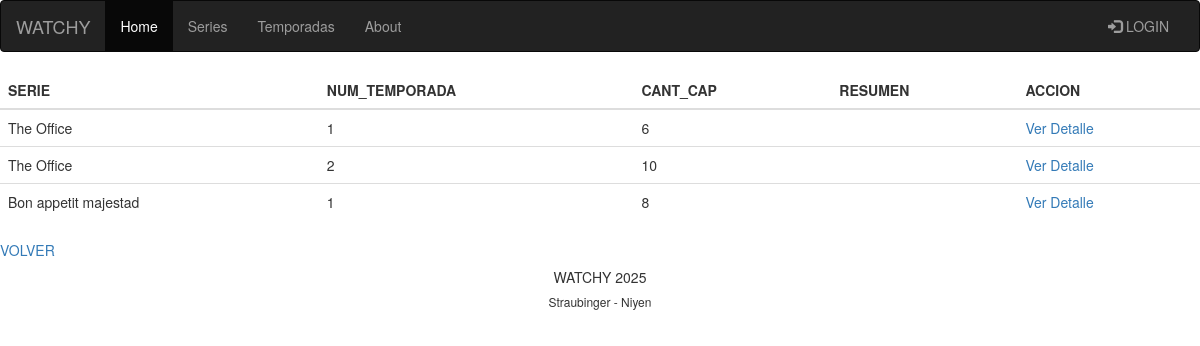
/temporadas, run on an earlier commit of the app's database.
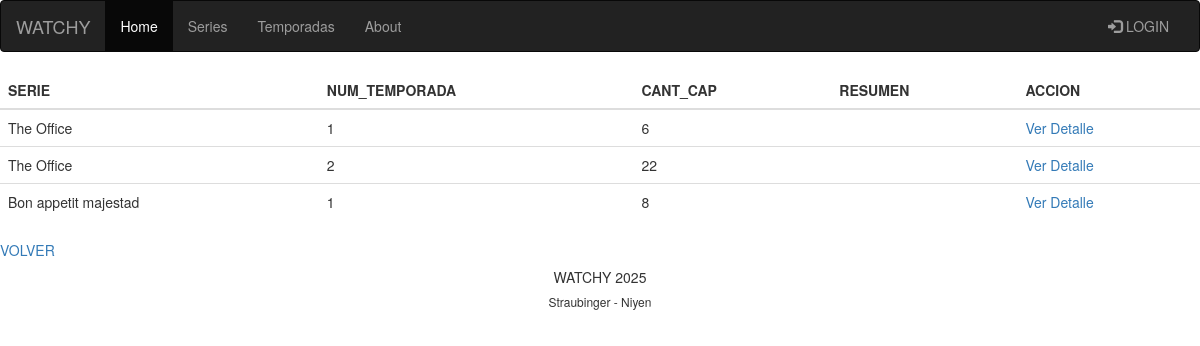
And on a later commit of the database.
### tables this page shows
CREATE TABLE `temporadas` (
  `id_temporada` int(255) NOT NULL,
  `id_serie` int(255) NOT NULL,
  `num_temporada` int(255) NOT NULL,
  `cant_capitulos` int(255) NOT NULL
);

### app/views/temporadas.view.phtml (called while the page is built, shortened)
<?php
    class TemporadasView {
        function showAllTemporadas($temporadas,$series, $error, $user){
            require_once '././templates/temporadas.phtml';
        }
    }
?>

### app/controllers/temporadas.controller.php (called while the page is built, shortened)
<?php
    require_once './app/models/temporadas.model.php';
    require_once './app/views/temporadas.view.phtml';
    require_once './app/models/series.model.php';
    class TemporadasController {
        public function __construct(){
            $this->Model = new ModelTemporadas();
            $this->View = new TemporadasView();
            $this->modelSerie = new SeriesModel();
        }
        public function showTemporadas($request){
            $temporadas = $this->Model->getAllTemporadas();
            $series = $this->modelSerie->getAllSeries();
            $this->View->showAllTemporadas($temporadas,$series,"", $request->user);
        }
    }
?>

### app/models/series.model.php (called while the page is built, shortened)
<?php
class SeriesModel{
    private $db;
    function __construct() {
        $this->db = new PDO('mysql:host=localhost;dbname=tpe_web2s;charset=utf8', 'root', '');
    }
    function getAllSeries (){
        $query = $this->db->prepare('SELECT * FROM series');
        $query->execute();
        $series = $query->fetchAll(PDO::FETCH_OBJ);
        return $series;
    }
}

### app/models/temporadas.model.php (called while the page is built, shortened)
<?php
    class ModelTemporadas {
        function __construct(){
            $this->db = new PDO('mysql:host=localhost;'.'dbname=tpe_web2s;charset=utf8', 'root', '');
        }
       function getAllTemporadas (){
        $query = $this->db->prepare('SELECT * FROM temporadas');
        $query->execute();
        $temporadas = $query->fetchAll(PDO::FETCH_OBJ);
        return $temporadas;
    }
    }
?>

### templates/temporadas.phtml (the view, shortened to what this page needs)
<?php require_once 'layout/header.phtml' ?>
<div>
    <table class="table">
        <thead class="thead-dark">
        <tr>
            <th scope="col">SERIE</th>
            <th scope="col">NUM_TEMPORADA</th>
            <th scope="col">CANT_CAP</th>
            <th scope="col">RESUMEN</th>
            <th scope="col">ACCION</th>
        </tr>
        </thead>
        <tbody>
        <?php foreach ($temporadas as $temporada):?>
        <tr>
            <?php foreach ($series as $serie): ?>
            <?php if ($serie->id_serie === $temporada->id_serie): ?>
            <td><?=$serie->titulo?></td>
            <?php endif;?>
            <?php endforeach;?>
            <td><?=$temporada->num_temporada?></td>
            <td><?=$temporada->cant_capitulos?></td>
            <td><?=$temporada->resumen?></td>
            <td><a href='temporadas/<?=$temporada->id_temporada?>'>Ver Detalle</a></td>
        </tr>
            <?php endforeach; ?>
            </tbody>
    </table>
    <a href="home">VOLVER</a>
</div>
<?php require_once 'layout/footer.phtml' ?>

What changed in the data, as far as the page shows it:
changed temporadas (number 2 of 3 on the later page): cant_capitulos "10" → "22"
